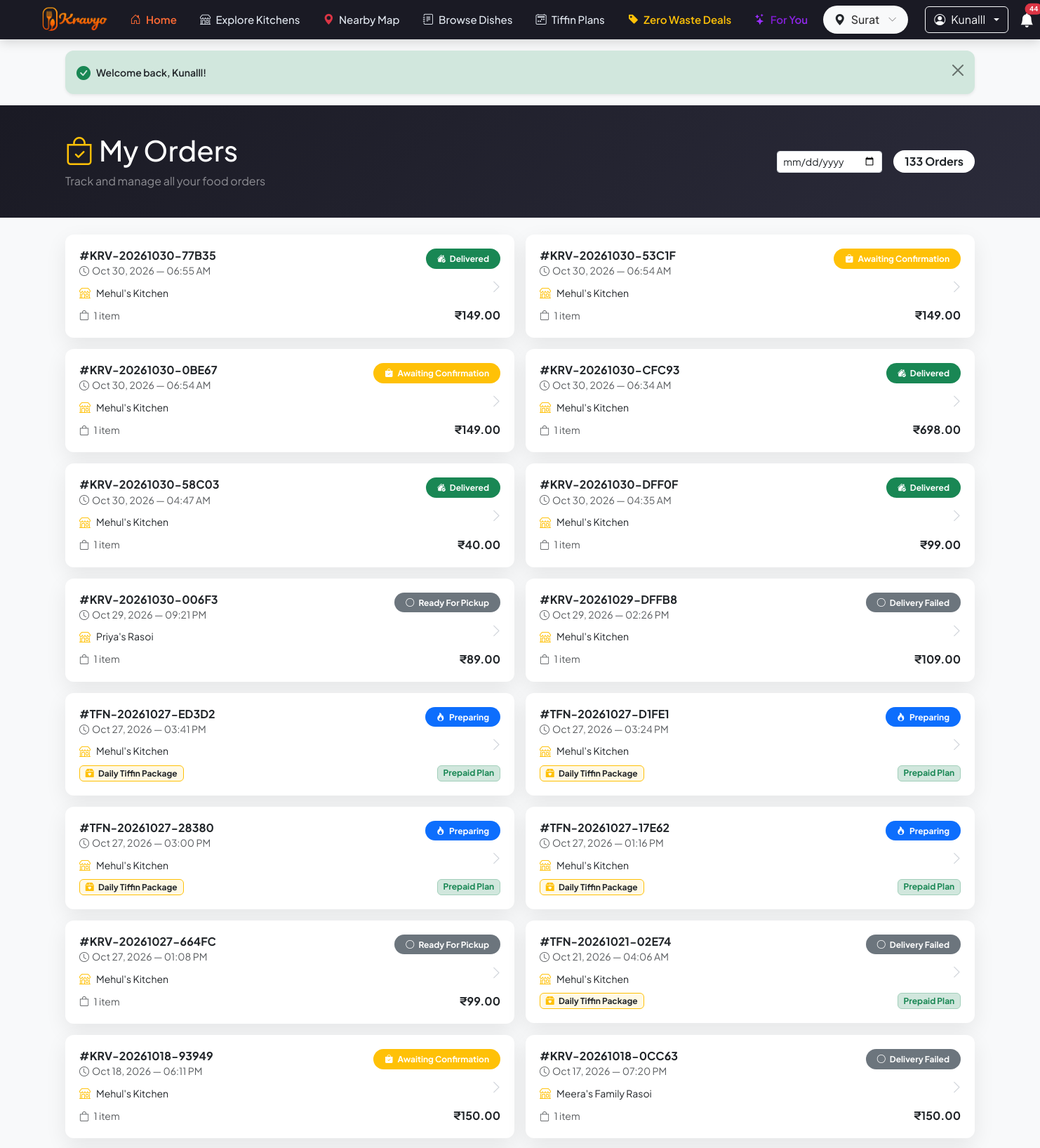
Screenshot of /orders/history (signed in, upper part) with the database file from the repository.
### tables this page shows
CREATE TABLE `orders` (
  `id` int(11) NOT NULL AUTO_INCREMENT,
  `order_number` varchar(30) NOT NULL,
  `order_type` enum('standard','tiffin') NOT NULL DEFAULT 'standard',
  `subscription_delivery_id` int(11) DEFAULT NULL,
  `customer_id` int(11) NOT NULL,
  `kitchen_id` int(11) NOT NULL,
  `address_id` int(11) NOT NULL,
  `delivery_latitude` decimal(10,8) DEFAULT NULL,
  `delivery_longitude` decimal(11,8) DEFAULT NULL,
  `total_amount` decimal(8,2) NOT NULL,
  `paid_cash_amount` decimal(8,2) DEFAULT 0.00,
  `paid_online_amount` decimal(8,2) DEFAULT 0.00,
  `payment_method` enum('cod','upi','card','netbanking','online','split') DEFAULT 'cod',
  `payment_status` enum('pending','completed','failed','refunded') DEFAULT 'pending',
  `razorpay_payment_id` varchar(50) DEFAULT NULL,
  `order_status` enum('pending','accepted','preparing','ready_for_pickup','out_for_delivery','delivered','cancelled','delivery_failed') DEFAULT 'pending',
  `delivery_partner_id` int(11) DEFAULT NULL,
  `offered_driver_id` int(11) DEFAULT NULL,
  `offer_expires_at` datetime DEFAULT NULL,
  `rejected_by_drivers` longtext DEFAULT NULL,
  `delivery_otp` char(4) DEFAULT NULL,
  `delivery_status` enum('unassigned','assigned','accepted','picked_up','out_for_delivery','delivered','failed') DEFAULT 'unassigned',
  `delivery_accepted_at` datetime DEFAULT NULL,
  `delivery_picked_up_at` datetime DEFAULT NULL,
  `delivery_completed_at` datetime DEFAULT NULL,
  `delivery_failed_reason` varchar(255) DEFAULT NULL,
  `special_instructions` varchar(500) DEFAULT NULL,
  `created_at` timestamp NOT NULL DEFAULT current_timestamp(),
  `updated_at` timestamp NOT NULL DEFAULT current_timestamp() ON UPDATE current_timestamp(),
  `dispatch_status` enum('none','cascading','broadcasting','assigned','no_rider','manual') NOT NULL DEFAULT 'none',
  `dispatch_started_at` datetime DEFAULT NULL,
  `dispatch_round` tinyint(4) NOT NULL DEFAULT 0,
  PRIMARY KEY (`id`),
  UNIQUE KEY `order_number` (`order_number`),
  KEY `address_id` (`address_id`),
  KEY `idx_kitchen_id` (`kitchen_id`),
  KEY `idx_customer_id` (`customer_id`),
  KEY `idx_order_status` (`order_status`),
  KEY `idx_created_at` (`created_at`),
  KEY `idx_orders_delivery` (`delivery_partner_id`),
  KEY `idx_orders_delivery_status` (`delivery_status`),
  KEY `idx_orders_kitchen_status_date` (`kitchen_id`,`order_status`,`created_at`),
  KEY `idx_orders_customer_status_date` (`customer_id`,`order_status`,`created_at`),
  KEY `idx_orders_delivered_financials` (`order_status`,`created_at`,`total_amount`),
  CONSTRAINT `fk_order_cust` FOREIGN KEY (`customer_id`) REFERENCES `customers` (`id`) ON DELETE CASCADE,
  CONSTRAINT `orders_ibfk_2` FOREIGN KEY (`kitchen_id`) REFERENCES `kitchens` (`id`),
  CONSTRAINT `orders_ibfk_3` FOREIGN KEY (`address_id`) REFERENCES `addresses` (`id`)
);

CREATE TABLE `kitchens` (
  `id` int(11) NOT NULL AUTO_INCREMENT,
  `user_id` int(11) NOT NULL,
  `kitchen_name` varchar(50) NOT NULL,
  `personal_story` text DEFAULT NULL,
  `address` text NOT NULL,
  `city` varchar(100) NOT NULL,
  `pincode` char(6) NOT NULL,
  `latitude` decimal(10,8) DEFAULT NULL,
  `longitude` decimal(11,8) DEFAULT NULL,
  `fssai_license` varchar(20) DEFAULT NULL,
  `hygiene_badge` enum('none','verified') DEFAULT 'none',
  `hygiene_certificate_image` varchar(255) DEFAULT NULL,
  `approval_status` enum('pending','approved','rejected','suspended') DEFAULT 'pending',
  `admin_notes` text DEFAULT NULL,
  `is_open` tinyint(1) DEFAULT 1,
  `banner_image` varchar(255) DEFAULT NULL,
  `created_at` timestamp NOT NULL DEFAULT current_timestamp(),
  `updated_at` timestamp NOT NULL DEFAULT current_timestamp() ON UPDATE current_timestamp(),
  PRIMARY KEY (`id`),
  KEY `idx_kitchen_status` (`approval_status`),
  KEY `idx_kitchen_user_id` (`user_id`),
  KEY `idx_kitchens_geo` (`approval_status`,`latitude`,`longitude`),
  KEY `idx_kitchens_city_status` (`city`,`approval_status`,`is_open`),
  CONSTRAINT `fk_kitchen_chef` FOREIGN KEY (`user_id`) REFERENCES `chefs` (`id`) ON DELETE CASCADE
);

### core/Controller.php (called while the page is built, shortened)
<?php
abstract class Controller {
    protected function render(string $viewPath, array $data = [], string $layout = 'main'): void {
        View::render($viewPath, $data, $layout);
    }
}

### app/controllers/OrderController.php (called while the page is built, shortened)
<?php
class OrderController extends Controller {
    public function history(): void {
        require_once APP_PATH . '/models/Order.php';
        $orderModel = new Order();
        $userId = (int) Session::get('user_id');
        $dateFilter = !empty($_GET['date']) ? trim($_GET['date']) : null;
        $orders = $orderModel->findByCustomerId($userId, null, $dateFilter);
        $this->render('customer/order_history', [
            'title'      => 'My Orders',
            'orders'     => $orders,
            'dateFilter' => $dateFilter
        ]);
    }
}

### public/index.php (called while the page is built, shortened)
<?php
require_once CORE_PATH . '/Database.php';
require_once CORE_PATH . '/Session.php';
require_once CORE_PATH . '/Helpers.php';
require_once CORE_PATH . '/Controller.php';
require_once CORE_PATH . '/Model.php';
$router = new Router();
$router->dispatch();

### core/Helpers.php (called while the page is built, shortened)
<?php
if (!function_exists('sanitize')) {
    function sanitize(?string $input): string {
        return htmlspecialchars(trim($input), ENT_QUOTES | ENT_SUBSTITUTE, 'UTF-8');
    }
}
if (!function_exists('url')) {
    function url(string $path = ''): string {
        return APP_URL . '/' . ltrim($path, '/');
    }
}
if (!function_exists('format_currency')) {
    function format_currency(float|int $amount): string {
        return '₹' . number_format($amount, 2);
    }
}

### config/database.php (called while the page is built, shortened)
<?php
$dbUrl = getenv('DATABASE_URL');
if (!empty($dbUrl)) {
    $parsed = parse_url($dbUrl);
    $driver   = $parsed['scheme'] ?? 'mysql';
    $host     = $parsed['host'] ?? '127.0.0.1';
    $port     = (string)($parsed['port'] ?? '3306');
    $username = isset($parsed['user']) ? urldecode($parsed['user']) : 'root';
    $password = isset($parsed['pass']) ? urldecode($parsed['pass']) : '';
    $dbname   = isset($parsed['path']) ? ltrim($parsed['path'], '/') : 'kravyo_db';
} else {
    $driver   = 'mysql';
    $host     = getenv('DB_HOST') ?: '127.0.0.1';
    $port     = getenv('DB_PORT') ?: '3306';
    $username = getenv('DB_USERNAME') !== false ? getenv('DB_USERNAME') : (getenv('DB_USER') !== false ? getenv('DB_USER') : 'root');
    $password = getenv('DB_PASSWORD') !== false ? getenv('DB_PASSWORD') : '';
    $dbname   = getenv('DB_NAME') ?: (getenv('DB_DATABASE') ?: 'kravyo_db');
}
$options = [
    PDO::ATTR_ERRMODE            => PDO::ERRMODE_EXCEPTION,
    PDO::ATTR_DEFAULT_FETCH_MODE => PDO::FETCH_ASSOC,
    PDO::ATTR_EMULATE_PREPARES   => false,
    PDO::ATTR_PERSISTENT         => false,
];
return [
    'driver'    => $driver,
    'host'      => $host,
    'port'      => $port,
    'dbname'    => $dbname,
    'username'  => $username,
    'password'  => $password,
    'charset'   => 'utf8mb4',
    'collation' => 'utf8mb4_unicode_ci',
    'options'   => $options
];

### core/Database.php (called while the page is built, shortened)
<?php
class Database {
    private static ?PDO $instance = null;
    public static function getInstance(): PDO {
        if (self::$instance === null) {
            $config = require CONFIG_PATH . '/database.php';
            $dsn = sprintf(
                "%s:host=%s;port=%s;dbname=%s;charset=%s",
                $config['driver'],
                $config['host'],
                $config['port'],
                $config['dbname'],
                $config['charset']
            );
            try {
                self::$instance = new PDO(
                    $dsn,
                    $config['username'],
                    $config['password'],
                    $config['options']
                );
            } catch (PDOException $e) {
                if (APP_ENV === 'development') {
                    die("Database Connection Error: " . $e->getMessage());
                } else {
                    die("Database Connection Error. Please check system configuration.");
                }
            }
        }
        return self::$instance;
    }
}

### core/Session.php (called while the page is built, shortened)
<?php
class Session {
    public static function get(string $key, mixed $default = null): mixed {
        return $_SESSION[$key] ?? $default;
    }
}

### core/Model.php (called while the page is built, shortened)
<?php
abstract class Model {
    public function __construct()
     {
        $this->db = Database::getInstance();
    }
}

### app/models/Order.php (called while the page is built, shortened)
<?php
class Order extends Model {
    protected string $table = 'orders';
    public function findByCustomerId(int $customerId, ?string $status = null, ?string $dateFilter = null): array {
        $sql = "SELECT o.*, k.kitchen_name
                FROM {$this->table} o
                JOIN kitchens k ON o.kitchen_id = k.id
                WHERE o.customer_id = :customer_id";
        $params = ['customer_id' => $customerId];
        $sql .= " ORDER BY o.created_at DESC";
        $stmt = $this->db->prepare($sql);
        $stmt->execute($params);
        return $stmt->fetchAll();
    }
}

### views/customer/order_history.php (the view, shortened to what this page needs)
<section class="kitchen-browse-hero">
    <div class="container">
        <div class="row align-items-center">
            <div class="col-lg-7">
                <h1 class="fw-800 text-white mb-2">
                    <i class="bi bi-bag-check me-2 text-warning"></i>My Orders
                </h1>
                <p class="text-white-50 mb-0">Track and manage all your food orders</p>
            </div>
            <div class="col-lg-5 text-lg-end mt-3 mt-lg-0">
                <form action="" method="GET" class="d-inline-block d-flex align-items-center justify-content-lg-end gap-2">
                    <input type="date" name="date" class="form-control form-control-sm" style="max-width: 150px;"
                           value="<?= sanitize($dateFilter ?? '') ?>" onchange="this.form.submit()">
                    <span class="badge bg-white text-dark px-3 py-2 fs-6 rounded-pill ms-2">
                        <?= count($orders) ?> Order<?= count($orders) !== 1 ? 's' : '' ?>
                    </span>
                </form>
            </div>
        </div>
    </div>
</section>
<section class="py-4">
    <div class="container">
        <?php if (empty($orders)): ?>
            <div class="empty-state text-center py-5">
                <div class="empty-state-icon mb-3">
                    <i class="bi bi-bag-x"></i>
                </div>
                <h4 class="fw-bold text-muted">No Orders Yet</h4>
                <p class="text-muted mb-4">You haven't placed any orders yet. Start exploring delicious home-cooked meals!</p>
                <a href="<?= url('/menu') ?>" class="btn btn-kravyo-primary">
                    <i class="bi bi-egg-fried me-2"></i> Browse Dishes
                </a>
            </div>
        <?php else: ?>
            <div class="row g-3">
                <?php foreach ($orders as $order): ?>
                    <?php
                    $customerStatusLabels = [
                        'pending'          => 'Awaiting Confirmation',
                        'accepted'         => 'Order Confirmed',
                        'preparing'        => 'Preparing',
                        'out_for_delivery' => 'Out for Delivery',
                        'delivered'        => 'Delivered',
                        'cancelled'        => 'Cancelled',
                    ];
                    $statusColors = [
                        'pending' => 'warning', 'accepted' => 'info', 'preparing' => 'primary',
                        'out_for_delivery' => 'success', 'delivered' => 'success', 'cancelled' => 'danger'
                    ];
                    $statusIcons = [
                        'pending' => 'bi-bag-check-fill', 'accepted' => 'bi-bag-check-fill', 'preparing' => 'bi-fire',
                        'out_for_delivery' => 'bi-bicycle', 'delivered' => 'bi-house-check-fill', 'cancelled' => 'bi-x-circle'
                    ];
                    $color = $statusColors[$order['order_status']] ?? 'secondary';
                    $icon = $statusIcons[$order['order_status']] ?? 'bi-circle';
                    $label = $customerStatusLabels[$order['order_status']] ?? ucwords(str_replace('_', ' ', $order['order_status']));
                    ?>
                    <div class="col-lg-6">
                        <a href="<?= url('/order/track/' . $order['id']) ?>" class="text-decoration-none">
                            <div class="order-history-card">
                                <div class="d-flex justify-content-between align-items-start mb-2">
                                    <div>
                                        <h6 class="fw-bold mb-0 text-dark">#<?= sanitize($order['order_number']) ?></h6>
                                        <small class="text-muted">
                                            <i class="bi bi-clock me-1"></i><?= date('M d, Y — h:i A', strtotime($order['created_at'])) ?>
                                        </small>
                                    </div>
                                    <span class="badge bg-<?= $color ?> rounded-pill px-3 py-2">
                                        <i class="bi <?= $icon ?> me-1"></i> <?= $label ?>
                                    </span>
                                </div>
                                <div class="d-flex align-items-center gap-2 mb-2">
                                    <i class="bi bi-shop text-warning"></i>
                                    <span class="small fw-600 text-dark"><?= html_entity_decode(sanitize($order['kitchen_name']), ENT_QUOTES, 'UTF-8') ?></span>
                                </div>
                                <div class="d-flex justify-content-between align-items-center">
                                    <?php if (($order['order_type'] ?? 'standard') === 'tiffin'): ?>
                                        <span class="badge bg-warning bg-opacity-10 text-dark border border-warning">
                                            <i class="bi bi-box2-heart-fill me-1 text-warning"></i> Daily Tiffin Package
                                        </span>
                                        <span class="badge bg-success-subtle text-success border border-success-subtle">Prepaid Plan</span>
                                    <?php else: ?>
                                        <span class="small text-muted">
                                            <i class="bi bi-bag me-1"></i>
                                            <?= (int) ($order['item_count'] ?? 0) ?> item<?= ($order['item_count'] ?? 0) != 1 ? 's' : '' ?>
                                        </span>
                                        <span class="fw-bold text-dark fs-6"><?= format_currency($order['total_amount']) ?></span>
                                    <?php endif; ?>
                                </div>
                                <div class="order-history-arrow">
                                    <i class="bi bi-chevron-right"></i>
                                </div>
                            </div>
                        </a>
                    </div>
                <?php endforeach; ?>
            </div>
        <?php endif; ?>
    </div>
</section>

### public/assets/css/style.css (style rules this page uses)
:root { --kravyo-primary: #ff6b35; --kravyo-primary-hover: #e85a26; --kravyo-secondary: #f7c59f; --kravyo-dark: #1a1a24; --kravyo-light: #fefae0; --kravyo-success: #2a9d8f; --kravyo-card-bg: #ffffff; --kravyo-border-radius: 12px; --kravyo-shadow: 0 10px 30px rgba(0, 0, 0, 0.08); }
body { font-family: 'Plus Jakarta Sans', system-ui, -apple-system, sans-serif; background-color: #f8f9fa; color: var(--kravyo-dark); min-height: 100vh; display: flex; flex-direction: column; }
.kitchen-browse-hero { background: linear-gradient(135deg, #1a1a24 0%, #2b2b3a 100%); padding: 2.5rem 0; margin-bottom: 0; }
.order-history-card { background: white; border-radius: var(--kravyo-border-radius); padding: 1.25rem; box-shadow: var(--kravyo-shadow); transition: transform 0.2s ease, box-shadow 0.2s ease; position: relative; overflow: hidden; }
.order-history-arrow { position: absolute; right: 1rem; top: 50%; transform: translateY(-50%); color: #d1d5db; font-size: 1.2rem; transition: color 0.2s ease, transform 0.2s ease; }

### rows the page displays
orders: order_number "KRV-20261030-77B35", created_at "Oct 30, 2026 — 06:55 AM", order_status "Delivered", kitchen.kitchen_name "Mehul's Kitchen", item_count "1", total_amount "₹149.00"
orders: order_number "KRV-20261030-53C1F", created_at "Oct 30, 2026 — 06:54 AM", order_status "Awaiting Confirmation", kitchen.kitchen_name "Mehul's Kitchen", item_count "1", total_amount "₹149.00"
orders: order_number "KRV-20261030-0BE67", created_at "Oct 30, 2026 — 06:54 AM", order_status "Awaiting Confirmation", kitchen.kitchen_name "Mehul's Kitchen", item_count "1", total_amount "₹149.00"
orders: order_number "KRV-20261030-CFC93", created_at "Oct 30, 2026 — 06:34 AM", order_status "Delivered", kitchen.kitchen_name "Mehul's Kitchen", dispatch_round "1", total_amount "₹698.00"
orders: order_number "KRV-20261030-58C03", created_at "Oct 30, 2026 — 04:47 AM", order_status "Delivered", kitchen.kitchen_name "Mehul's Kitchen", dispatch_round "1", total_amount "₹40.00"
orders: order_number "KRV-20261030-DFF0F", created_at "Oct 30, 2026 — 04:35 AM", order_status "Delivered", kitchen.kitchen_name "Mehul's Kitchen", dispatch_round "1", total_amount "₹99.00"
orders: order_number "KRV-20261030-006F3", created_at "Oct 29, 2026 — 09:21 PM", order_status "Ready For Pickup", kitchen.kitchen_name "Priya's Rasoi", dispatch_round "1", total_amount "₹89.00"
orders: order_number "KRV-20261029-DFFB8", created_at "Oct 29, 2026 — 02:26 PM", order_status "Delivery Failed", kitchen.kitchen_name "Mehul's Kitchen", item_count "1", total_amount "₹109.00"
orders: order_number "TFN-20261027-ED3D2", created_at "Oct 27, 2026 — 03:41 PM", order_status "Preparing", kitchen.kitchen_name "Mehul's Kitchen", order_type "tiffin" (drawn)
orders: order_number "TFN-20261027-D1FE1", created_at "Oct 27, 2026 — 03:24 PM", order_status "Preparing", kitchen.kitchen_name "Mehul's Kitchen", order_type "tiffin" (drawn)
orders: order_number "TFN-20261027-28380", created_at "Oct 27, 2026 — 03:00 PM", order_status "Preparing", kitchen.kitchen_name "Mehul's Kitchen", order_type "tiffin" (drawn)
orders: order_number "TFN-20261027-17E62", created_at "Oct 27, 2026 — 01:16 PM", order_status "Preparing", kitchen.kitchen_name "Mehul's Kitchen", order_type "tiffin" (drawn)
orders: order_number "KRV-20261027-664FC", created_at "Oct 27, 2026 — 01:08 PM", order_status "Ready For Pickup", kitchen.kitchen_name "Mehul's Kitchen", item_count "1", total_amount "₹99.00"
orders: order_number "TFN-20261021-02E74", created_at "Oct 21, 2026 — 04:06 AM", order_status "Delivery Failed", kitchen.kitchen_name "Mehul's Kitchen", order_type "tiffin" (drawn)
orders: order_number "KRV-20261018-93949", created_at "Oct 18, 2026 — 06:11 PM", order_status "Awaiting Confirmation", kitchen.kitchen_name "Mehul's Kitchen", item_count "1", total_amount "₹150.00"
orders: order_number "KRV-20261018-0CC63", created_at "Oct 17, 2026 — 07:20 PM", order_status "Delivery Failed", kitchen.kitchen_name "Meera's Family Rasoi", dispatch_round "1", total_amount "₹150.00"

### other values shown
$_navHomeLabel "Home"
Session::get('selected_city') ?: 'Surat' "Surat"
$_userName "Kunalll"
$_unreadCount "44"
$message "Welcome back, Kunalll!"
count($orders) "133"
